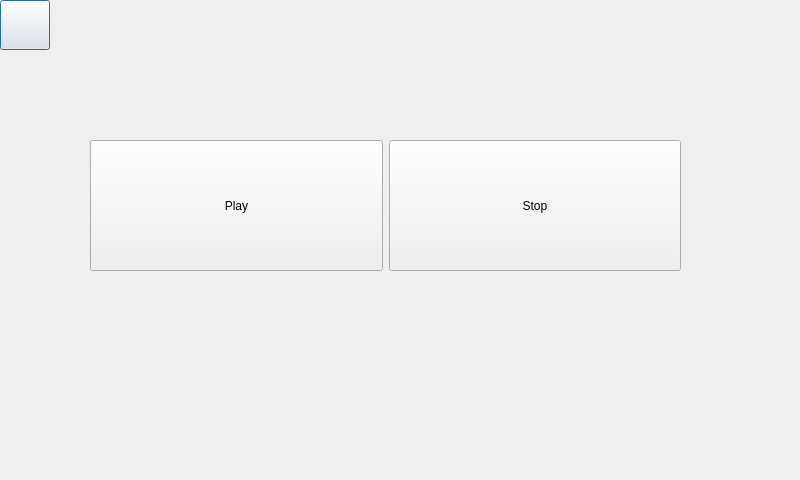
<?xml version="1.0" encoding="UTF-8"?>
<ui version="4.0">
 <class>Music</class>
 <widget class="QDialog" name="Music">
  <property name="geometry">
   <rect>
    <x>0</x>
    <y>0</y>
    <width>800</width>
    <height>480</height>
   </rect>
  </property>
  <property name="windowTitle">
   <string>Dialog</string>
  </property>
  <widget class="QWidget" name="horizontalLayoutWidget">
   <property name="geometry">
    <rect>
     <x>90</x>
     <y>140</y>
     <width>591</width>
     <height>131</height>
    </rect>
   </property>
   <layout class="QHBoxLayout" name="horizontalLayout">
    <item>
     <widget class="QToolButton" name="bt_play">
      <property name="sizePolicy">
       <sizepolicy hsizetype="Expanding" vsizetype="Expanding">
        <horstretch>0</horstretch>
        <verstretch>0</verstretch>
       </sizepolicy>
      </property>
      <property name="text">
       <string>Play</string>
      </property>
      <property name="iconSize">
       <size>
        <width>100</width>
        <height>100</height>
       </size>
      </property>
      <property name="toolButtonStyle">
       <enum>Qt::ToolButtonTextUnderIcon</enum>
      </property>
     </widget>
    </item>
    <item>
     <widget class="QToolButton" name="bt_stop">
      <property name="sizePolicy">
       <sizepolicy hsizetype="Expanding" vsizetype="Expanding">
        <horstretch>0</horstretch>
        <verstretch>0</verstretch>
       </sizepolicy>
      </property>
      <property name="text">
       <string>Stop</string>
      </property>
      <property name="iconSize">
       <size>
        <width>100</width>
        <height>100</height>
       </size>
      </property>
      <property name="toolButtonStyle">
       <enum>Qt::ToolButtonTextUnderIcon</enum>
      </property>
     </widget>
    </item>
   </layout>
  </widget>
  <widget class="QPushButton" name="bt_quit_music">
   <property name="geometry">
    <rect>
     <x>0</x>
     <y>0</y>
     <width>50</width>
     <height>50</height>
    </rect>
   </property>
   <property name="text">
    <string/>
   </property>
  </widget>
 </widget>
 <resources/>
 <connections/>
</ui>
